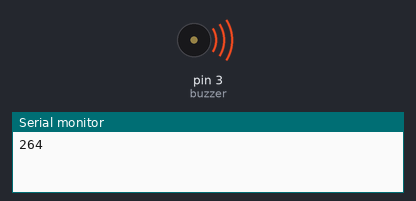
This sketch was run on a simulated Arduino Uno, built with avr-gcc and run on an emulated ATmega328P. Shown: buzzer (waves = sounding), the last lines printed to the serial monitor.

Above: at 0.2 s.
At 5.35 s:
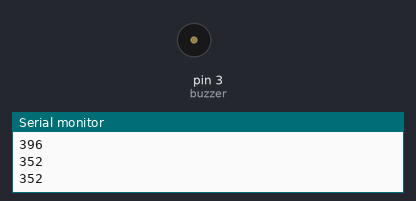
Timing chart, 0 to 5.9 s (numbered marks = the images above):
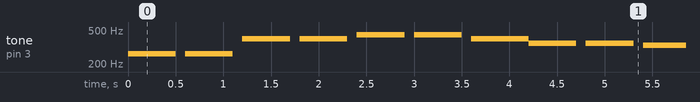

The sketch:

miniproject_4.ino
```cpp
int C = 264;
int D = 297;
int E = 330;
int F = 352;
int G = 396;
int A = 440;
int B = 495;
int note = 0;

int buzzer = 3;

char music_1[] = "CCGGAAGFFEEDDC ";
int beats_1[] = {1,1,1,1,1,1,2,1,1,1,1,1,1,2,4};

void setup() {
  // put your setup code here, to run once:
  pinMode(buzzer, OUTPUT);
  Serial.begin(9600);
}

void loop() {
  // put your main code here, to run repeatedly:
  for(int i=0;i<15;i++){
    int note = music_1[i];
    switch(music_1[i]) {
      case 'C':
        note = C;
        break;
      case 'D':
        note = D;
        break;
      case 'E':
        note = E;
        break;
      case 'F':
        note = F;
        break;
      case 'G':
        note = G;
        break;
      case 'A':
        note = A;
        break;
      case 'B':
        note = B;
        break;
      case ' ':
        note = 0;
        break;
    }
    int duration = beats_1[i];
    Serial.println(note);
    tone(buzzer, note, duration*500);
    delay(600);
  }
}
```

Measured:
- by itself, tone on pin 3 (buzzer): plays 264 Hz for 0.50 s, 264 Hz for 0.50 s, 396 Hz for 0.50 s, 396 Hz for 0.50 s, 440 Hz for 0.50 s, 440 Hz for 0.50 s … (203 notes in this stretch)
